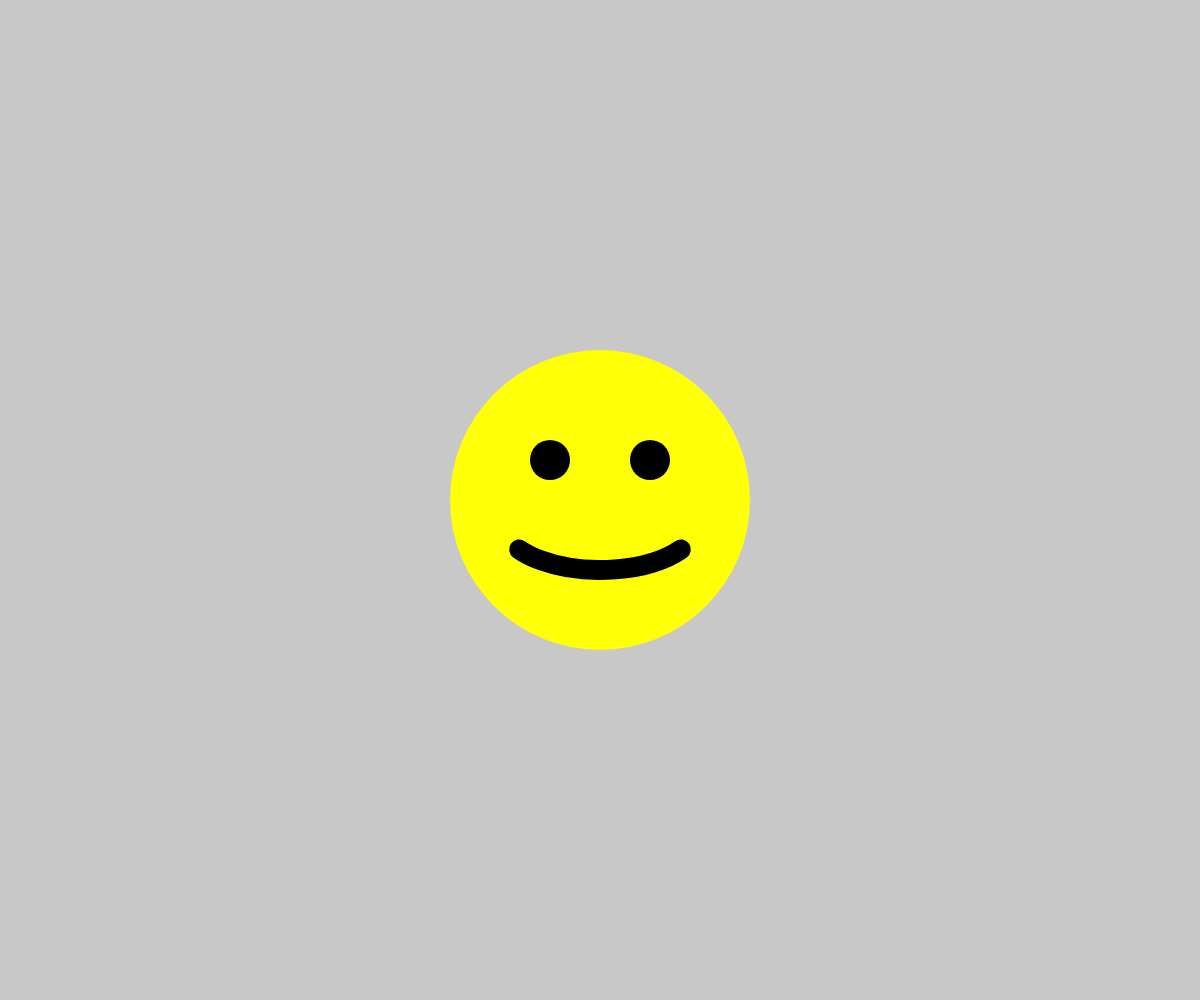
Frame 1 (no input)
Frame 2 (the mouse pressed at the canvas centre, redrawn once): identical to frame 1, image omitted

The p5.js sketch that drew this single still picture (run headless with seeded random() and noise() and a simulated clock; the mouse was pressed at the canvas centre and the sketch redrawn once):

// p5.js sketch
// ── sketch.js
"use strict";
//==========
// p5.js

function setup(){
	createCanvas(windowWidth, windowHeight);
	noLoop();
	colorMode(RGB);
	angleMode(DEGREES);
}

function draw(){
	background(200);

	smile();
	// pacman(200, 200);
	// enemy(400, 200, 255, 55, 55);
	// enemy(620, 200, 55, 155, 255);
	// enemy(840, 200, 255, 155, 55);
	// enemy(1060, 200, 255, 55, 220);
}

function smile(){
	fill(255, 255, 5);
	noStroke();

	let cX = windowWidth / 2;
	let cY = windowHeight / 2;
	circle(cX, cY, 300, 300);

	fill(0, 0, 0);
	circle(cX - 50, cY - 40, 40, 40);
	circle(cX + 50, cY - 40, 40, 40);

	noFill();
	stroke(0, 0, 0);
	strokeWeight(20);
	arc(cX, cY + 20, 200, 100, 20, 160);
}

function pacman(x, y){

	fill(255, 255, 5);
	noStroke();
	arc(x, y, 200, 200, 30, 330);
}

function enemy(x, y, r, g, b){

	fill(r, g, b);
	noStroke();
	arc(x, y, 200, 200, 180, 360);
	rect(x-100, y, 200, 60);

	let fY = y + 60;
	triangle(x-100, fY, x-100, fY+40, x-50, fY);
	triangle(x-50,  fY, x,     fY+40, x+50, fY);
	triangle(x+100, fY, x+100, fY+40, x+50, fY);

	fill(255);
	ellipse(x-50, y-30, 60, 70);

	fill(0);
	circle(x-65, y-30, 30);

	fill(255);
	ellipse(x+35, y-30, 60, 70);

	fill(0);
	circle(x+20, y-30, 30);
}
